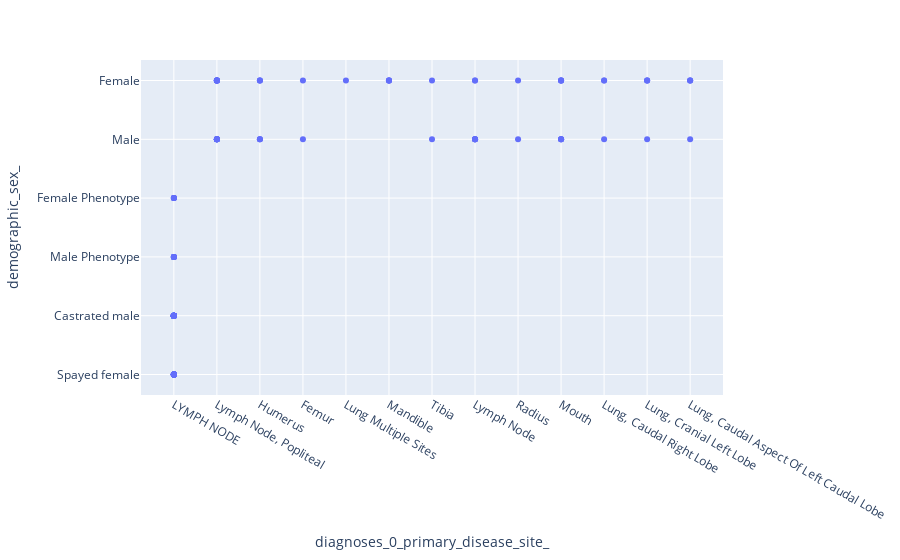

The code cell stored with this chart in its notebook:
### Code cell
main('graph', "diagnoses_0_primary_disease_site_", "demographic_sex_" )

### Figure 1 — Plotly figure (JSON) as saved in the notebook; plotly's stock layout.template omitted (floating-point values rounded to 4 significant figures; data arrays with more than 128 entries replaced by an {"elided": "..."} marker saying what was removed)
{"data": [{"hoverlabel": {"namelength": 0}, "hovertemplate": "diagnoses_0_primary_disease_site_=%{x}<br>demographic_sex_=%{y}", "legendgroup": "", "marker": {"color": "#636efa", "symbol": "circle"}, "mode": "markers", "name": "", "showlegend": false, "type": "scatter", "x": {"elided": "144 str values"}, "xaxis": "x", "y": {"elided": "144 str values"}, "yaxis": "y"}], "layout": {"legend": {"tracegroupgap": 0}, "margin": {"t": 60}, "xaxis": {"anchor": "y", "domain": [0, 1], "title": {"text": "diagnoses_0_primary_disease_site_"}}, "yaxis": {"anchor": "x", "domain": [0, 1], "title": {"text": "demographic_sex_"}}}}
